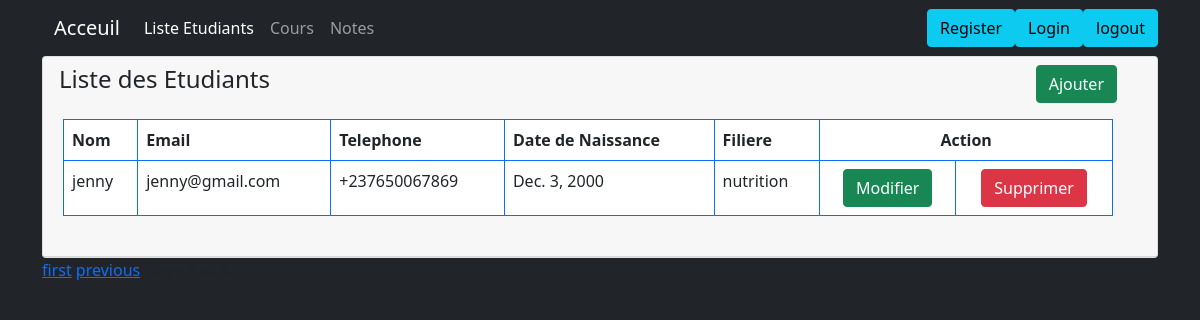
Screenshot of /students/?page=3 with the database file from the repository.
### Etudiants/models.py (models this page shows, shortened)
class Student(models.Model):
    name = models.CharField(max_length=50)
    email = models.EmailField(unique=True)
    phone = models.CharField(max_length=10)
    birthdate = models.DateField()
    filiere_id = models.ForeignKey(Filiere, verbose_name=(""), on_delete=models.CASCADE)
    class Meta:
        verbose_name =("Student")
        verbose_name_plural =("Students")

class Filiere(models.Model):
    name = models.CharField(max_length=20)
    description = models.TextField()
    class Meta:
        verbose_name =("Filiere")
        verbose_name_plural =("Filieres")

### Etudiants/views.py (the view)
# urls.py: path('students/', index, name='index'),
def index(request):
    students= Student.objects.all()
    page=request.GET.get('page',1)
    paginate= Paginator(students, 5)
    try:
       students=paginate.page(page)
    except PageNotAnInteger:
        students=paginate.page(1)
    except EmptyPage:
       students=paginate.page(Paginator.num_pages)
    context={
        'students':students
    }
    return render(request, 'student/index.html', context)

### Etudiants/templates/student/index.html (shortened to what this page needs)
{% extends 'app.html' %} {% block content %}
<div class="card">
  <div class="card-header">
    <div class="row col-md-12">
      <div class="col-md-6">
        <h4>Liste des Etudiants</h4>
      </div>
      <div class="col-md-6">
        <a
          href="{% url 'create' %}"
          class="btn btn-success"
          style="float: right"
          >Ajouter</a
        >
      </div>
      <div class="card-body">
        <table class="table table-bordered border-primary bg-white">
          <thead>
            <tr>
              <th>Nom</th>
              <th>Email</th>
              <th>Telephone</th>
              <th>Date de Naissance</th>
              <th>Filiere</th>
              <th colspan="2">
                <center>Action</center>
              </th>
            </tr>
          </thead>
          <tbody>
            {% for item in students %}
            <tr>
              <td>{{ item.name }}</td>
              <td>{{ item.email }}</td>
              <td>{{ item.phone }}</td>
              <td>{{ item.birthdate }}</td>
              <td>{{ item.filiere_id.name }}</td>
              <td>
                <center>
                  <a href="update/{{ item.id }}" class="btn btn-success"
                    >Modifier</a
                  >
                </center>
              </td>
              <td>
                <center>
                  <a href="delete/{{ item.id }}" class="btn btn-danger"
                    >Supprimer</a
                  >
                </center>
              </td>
            </tr>
            {% empty %}
            <tr>
              <td colspan="8">
                <div class="text-center">Aucun Etudiant pour le moment</div>
              </td>
            </tr>
            {% endfor %}
          </tbody>
        </table>
      </div>
    </div>
  </div>
</div>
{% if students.has_other_pages %}
<div class="pagination">
  <span class="step-links">
    {% if students.has_previous %}
    <a href="?page=1">first</a>
    <a href="?page={{ students.previous_page_number }}">previous</a>
    {% endif %}
    <span class="current-page">
    </span>
  </span>
</div>
{% endif %} {% endblock %}

### rows the page displays
Student: name "jenny", email "jenny@gmail.com", phone "+237650067869", birthdate "Dec. 3, 2000", filiere_id.name "nutrition"
